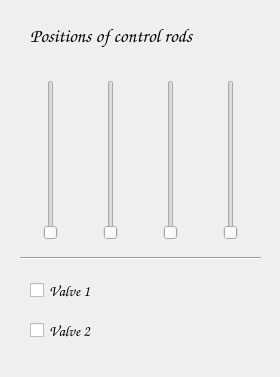
<?xml version="1.0" encoding="UTF-8"?>
<ui version="4.0">
 <class>Form</class>
 <widget class="QWidget" name="Form">
  <property name="geometry">
   <rect>
    <x>0</x>
    <y>0</y>
    <width>280</width>
    <height>377</height>
   </rect>
  </property>
  <property name="windowTitle">
   <string>Form</string>
  </property>
  <widget class="QSlider" name="slider_1">
   <property name="geometry">
    <rect>
     <x>40</x>
     <y>80</y>
     <width>22</width>
     <height>160</height>
    </rect>
   </property>
   <property name="orientation">
    <enum>Qt::Vertical</enum>
   </property>
  </widget>
  <widget class="QSlider" name="slider_2">
   <property name="geometry">
    <rect>
     <x>100</x>
     <y>80</y>
     <width>22</width>
     <height>160</height>
    </rect>
   </property>
   <property name="orientation">
    <enum>Qt::Vertical</enum>
   </property>
  </widget>
  <widget class="Line" name="line">
   <property name="geometry">
    <rect>
     <x>20</x>
     <y>250</y>
     <width>241</width>
     <height>16</height>
    </rect>
   </property>
   <property name="orientation">
    <enum>Qt::Horizontal</enum>
   </property>
  </widget>
  <widget class="QSlider" name="slider_3">
   <property name="geometry">
    <rect>
     <x>160</x>
     <y>80</y>
     <width>22</width>
     <height>160</height>
    </rect>
   </property>
   <property name="orientation">
    <enum>Qt::Vertical</enum>
   </property>
  </widget>
  <widget class="QSlider" name="slider_4">
   <property name="geometry">
    <rect>
     <x>220</x>
     <y>80</y>
     <width>22</width>
     <height>160</height>
    </rect>
   </property>
   <property name="orientation">
    <enum>Qt::Vertical</enum>
   </property>
  </widget>
  <widget class="QLabel" name="tittle_sliders">
   <property name="geometry">
    <rect>
     <x>30</x>
     <y>10</y>
     <width>221</width>
     <height>51</height>
    </rect>
   </property>
   <property name="font">
    <font>
     <family>Comic Sans MS</family>
     <pointsize>14</pointsize>
     <weight>50</weight>
     <bold>false</bold>
    </font>
   </property>
   <property name="layoutDirection">
    <enum>Qt::LeftToRight</enum>
   </property>
   <property name="text">
    <string>Positions of control rods</string>
   </property>
  </widget>
  <widget class="QCheckBox" name="valve_1">
   <property name="geometry">
    <rect>
     <x>30</x>
     <y>270</y>
     <width>111</width>
     <height>41</height>
    </rect>
   </property>
   <property name="font">
    <font>
     <family>Comic Sans MS</family>
     <pointsize>11</pointsize>
    </font>
   </property>
   <property name="text">
    <string>Valve 1</string>
   </property>
  </widget>
  <widget class="QCheckBox" name="valve_2">
   <property name="geometry">
    <rect>
     <x>30</x>
     <y>310</y>
     <width>111</width>
     <height>41</height>
    </rect>
   </property>
   <property name="font">
    <font>
     <family>Comic Sans MS</family>
     <pointsize>11</pointsize>
    </font>
   </property>
   <property name="text">
    <string>Valve 2</string>
   </property>
  </widget>
 </widget>
 <resources/>
 <connections/>
</ui>
